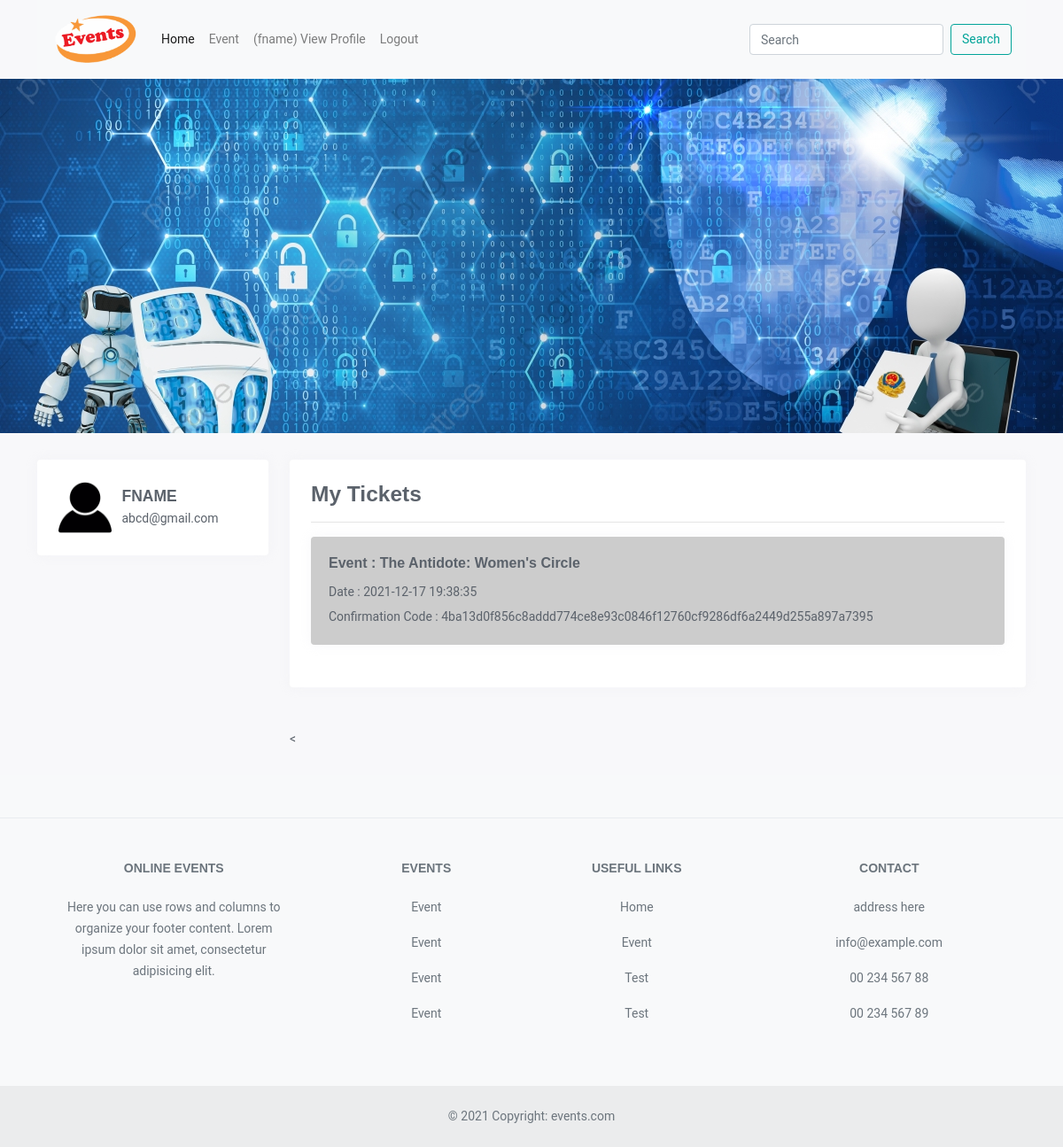
/profile.php (signed in), run on the app's committed database.
### tables this page shows
CREATE TABLE IF NOT EXISTS `e_user` (
  `e_user_id` int(11) NOT NULL AUTO_INCREMENT,
  `e_user_fname` varchar(128) NOT NULL,
  `e_user_lname` varchar(128) NOT NULL,
  `e_user_type` varchar(8) NOT NULL,
  `e_user_login_id` int(11) NOT NULL,
  PRIMARY KEY (`e_user_id`),
  KEY `e_user_login_id` (`e_user_login_id`)
);

CREATE TABLE IF NOT EXISTS `e_login` (
  `e_id` int(11) NOT NULL AUTO_INCREMENT,
  `e_email` varchar(128) NOT NULL,
  `e_password` varchar(256) NOT NULL,
  PRIMARY KEY (`e_id`)
);

CREATE TABLE IF NOT EXISTS `e_tickets` (
  `e_tix_id` int(11) NOT NULL AUTO_INCREMENT,
  `e_tix_user_login_id` int(11) NOT NULL,
  `e_tix_event_id` int(11) NOT NULL,
  `e_confirmation_code` varchar(256) NOT NULL,
  PRIMARY KEY (`e_tix_id`),
  KEY `e_tix_event_id` (`e_tix_event_id`),
  KEY `e_tix_user_login_id` (`e_tix_user_login_id`)
);

CREATE TABLE IF NOT EXISTS `e_events` (
  `e_event_id` int(11) NOT NULL AUTO_INCREMENT,
  `e_event_title` varchar(256) NOT NULL,
  `e_event_date` date NOT NULL,
  `e_event_time` time NOT NULL,
  `e_event_details` varchar(1024) NOT NULL,
  PRIMARY KEY (`e_event_id`)
);

### includes/main.php (called while the page is built, shortened)
<?php
function getUserinfo($conn, $userid){
	$result = mysqli_fetch_array(mysqli_query($conn, "SELECT * FROM e_user,e_login WHERE e_user.e_user_login_id =e_login.e_id AND e_user.e_user_login_id ='$userid'"));
	return $result;
}
function getTicketsByUserId($conn, $userid){
	$result = mysqli_query($conn, "SELECT * FROM e_tickets,e_events WHERE e_tickets.e_tix_event_id=e_events.e_event_id  AND e_tickets.e_tix_user_login_id ='$userid'");
	return $result;
}
?>

### profile.php (the view, shortened to what this page needs)
<?php include('includes/header.php');
$tickets = getTicketsByUserId($conn, $_SESSION['login_id']);
?>
<section class="profilemainimage"></section>
<section>
	<div class="container">
		<div class="row">
			<div class="col-3">
				<div class="wrap shadow-lg p-4 mb-5 bg-white rounded">
					<div class="left d-inline-block mr-2">
						<img src="img/man.jpg" alt="profile icon" width="60px" height="60px">
					</div>
					<div class="right d-inline-block align-middle">
						<h5 class="mb-1 text-uppercase"><?php echo $userinfo['e_user_fname']." ".$userinfo['last_name']; ?></h5>
						<span><?php echo $userinfo['e_email']; ?></span>
					</div>
				</div>
			</div>
			<div class="col-9">
				<div class="wrap shadow-lg p-4 mb-5 bg-white rounded">
					<?php if($_SESSION['user_type']=="user") { ?>
					<h3 class="">My Tickets</h3>
					<hr>
					<?php
						if ($tickets->num_rows > 0) {
							while($row1 = $tickets->fetch_assoc()) { ?>
							<div class="card bgcard">
								<div class="card-body">
		    						<h5 class="card-title">Event : <?php echo $row1['e_event_title']; ?></h5>
		    						<p class="card-text mb-1">Date : <?php echo $row1['e_event_date']." ".$row1['e_event_time']; ?></p>
		    						<p class="card-text">Confirmation Code : <?php echo $row1['e_confirmation_code']; ?></p>
		    					</div>
							</div>
						<?php	}
						}
					}
					?>
				</div>
				<
			</div>
		</div>
	</div>
</section>
<?php include('includes/footer.php') ?>

### includes/header.php (shortened to what this page needs)
<?php include 'includes/config.php'; controlSession();
if(isset($_SESSION['login_id'])){
	$userinfo = getUserinfo($conn, $_SESSION['login_id']);
}
?>
<!DOCTYPE html>
<head>
    <link href="lib/css/bootstrap.min.css" rel="stylesheet" type="text/css"/>
    <link href="lib/css/owl.carousel.css" rel="stylesheet" type="text/css"/>
    <link href="css/main.css" rel="stylesheet" type="text/css"/>
</head>
<body>
<header>
	<div class="container">
	<nav class="navbar navbar-expand-lg navbar-light bg-light">
	  <a class="navbar-brand" href="index.php"><img src="img/logo.png" alt="logo" width="100px" height="auto"></a>
	  <div class="collapse navbar-collapse" id="navbarSupportedContent">
	    <ul class="navbar-nav mr-auto">
	      <li class="nav-item active">
	        <a class="nav-link" href="index.php">Home</a>
	      </li>
	      <li class="nav-item">
	        <a class="nav-link" href="index.php">Event</a>
	      </li>
	      <?php
	      	if(isset($_SESSION['login_id'])){
	      		if($_SESSION['user_type']=="user"){ ?>
	      			<li class="nav-item">
			        	<a class="nav-link" href="profile.php">(<?php echo $userinfo['e_user_fname']; ?>) View Profile</a>
			      	</li>
			      	<li class="nav-item">
			        	<a class="nav-link" href="logout.php">Logout</a>
			      	</li>
	      		<?php }else if($_SESSION['user_type']=="admin"){ ?>
	      			<li class="nav-item">
			        	<a class="nav-link" href="#">Create an event</a>
			      	</li>
			      	<li class="nav-item">
			        	<a class="nav-link" href="profile.php">(<?php echo $userinfo['e_user_fname']; ?>) View Profile</a>
			      	</li>
			      	<li class="nav-item">
			        	<a class="nav-link" href="logout.php">Logout</a>
			      	</li>
	      		<?php }else{}
	      }
	      ?>
	    </ul>
	    <form class="form-inline my-2 my-lg-0">
	      <input class="form-control mr-sm-2" type="search" placeholder="Search" aria-label="Search">
	      <button class="btn btn-outline-success my-2 my-sm-0" type="submit">Search</button>
	    </form>
	  </div>
	</nav>
</div>
</header>

### includes/footer.php (shortened to what this page needs)
<footer class="text-center text-lg-start bg-light text-muted">
  <section
    class="d-flex justify-content-center justify-content-lg-between p-4 border-bottom"
  >
  </section>
  <section class="">
    <div class="container text-center text-md-start mt-5">
      <div class="row mt-3">
        <div class="col-md-3 col-lg-4 col-xl-3 mx-auto mb-4">
          <h6 class="text-uppercase fw-bold mb-4">
            <i class="fas fa-gem me-3"></i>Online Events
          </h6>
          <p>
            Here you can use rows and columns to organize your footer content. Lorem ipsum
            dolor sit amet, consectetur adipisicing elit.
          </p>
        </div>
        <div class="col-md-2 col-lg-2 col-xl-2 mx-auto mb-4">
          <h6 class="text-uppercase fw-bold mb-4">
            Events
          </h6>
          <p>
            <a href="#!" class="text-reset">Event</a>
          </p>
          <p>
            <a href="#!" class="text-reset">Event</a>
          </p>
          <p>
            <a href="#!" class="text-reset">Event</a>
          </p>
          <p>
            <a href="#!" class="text-reset">Event</a>
          </p>
        </div>
        <div class="col-md-3 col-lg-2 col-xl-2 mx-auto mb-4">
          <h6 class="text-uppercase fw-bold mb-4">
            Useful links
          </h6>
          <p>
            <a href="index.php" class="text-reset">Home</a>
          </p>
          <p>
            <a href="#!" class="text-reset">Event</a>
          </p>
          <p>
            <a href="#!" class="text-reset">Test</a>
          </p>
          <p>
            <a href="#!" class="text-reset">Test</a>
          </p>
        </div>
        <div class="col-md-4 col-lg-3 col-xl-3 mx-auto mb-md-0 mb-4">
          <h6 class="text-uppercase fw-bold mb-4">
            Contact
          </h6>
          <p><i class="fas fa-home me-3"></i> address here</p>
          <p>
            info@example.com
          </p>
          <p><i class="fas fa-phone me-3"></i> 00 234 567 88</p>
          <p><i class="fas fa-print me-3"></i> 00 234 567 89</p>
        </div>
      </div>
    </div>
  </section>
  <div class="text-center p-4" style="background-color: rgba(0, 0, 0, 0.05);">
    © 2021 Copyright:
    <a class="text-reset fw-bold" href="#">events.com</a>
  </div>
</footer>
</body>
</html>

### css/main.css (style rules this page uses)
body { margin: 0; padding: 0; }
section { margin: 30px 0px; }
.profilemainimage { margin: 0; width: 100%; height: 400px; background-image: url("../img/profilemain.jpg"); background-repeat: no-repeat; background-size: cover; background-position: center; }
ul { margin: 0; padding: 0; }
ul li { list-style: none; }
.bgcard { background: #ccc; }

### data on the page
e_user: e_user_fname "fname", e_user_fname "FNAME", e_user_login.e_email "abcd@gmail.com"
e_tickets: e_tix_event.e_event_title "The Antidote: Women's Circle", e_tix_event.e_event_date "2021-12-17", e_tix_event.e_event_time "19:38:35", e_confirmation_code "4ba13d0f856c8addd774ce8e93c0846f12760cf9286df6a2449d255a897a7395"
